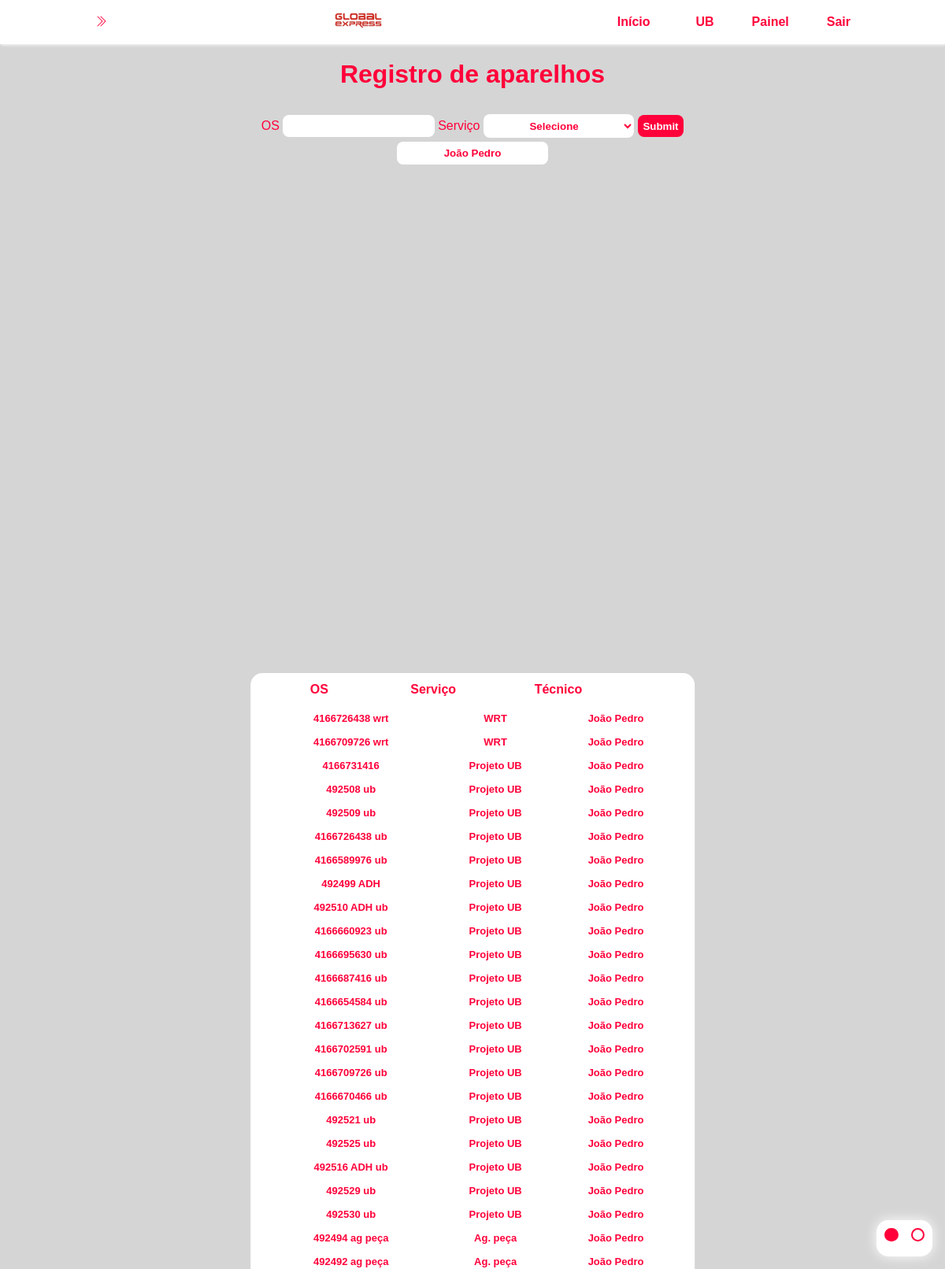
/Inicio.php (signed in), run on the app's committed database.
### tables this page shows
CREATE TABLE IF NOT EXISTS `aparelhos` (
  `id` int NOT NULL AUTO_INCREMENT,
  `os_aparelho` varchar(80) NOT NULL,
  `nome` varchar(80) NOT NULL,
  `serviço_realizado` varchar(100) NOT NULL,
  PRIMARY KEY (`id`)
);

### Inicio.php (the view, shortened to what this page needs)
<?php
if((!isset($_SESSION['nome'])==true) and (!isset($_SESSION['senha'])==true)){
    unset($_SESSION['nome']);
    unset($_SESSION['senha']);
    unset($_SESSION['horario']);
    header('Location: Login.php');
}else{
    $logado = $_SESSION['nome'];
}
    include_once('conect.php');
    $sql = "SELECT * FROM aparelhos ORDER BY serviço_realizado DESC";
    $result = $conexao->query($sql);
?>
<!DOCTYPE html>
<html lang="en">
<head>
    <link rel="stylesheet" href="CSS\newstyle.css">
    <link rel="stylesheet" href="CSS\newmonitoring.css">
</head>
<body>
    <div class="header" id="header">
        <button onclick="sideBar()" class="btn_header">
        </button>
        <div class="logo_header">
            <img src="logo.png" alt="Logo">
        </div>
        <div class="navigation_header" id="navigation_header">
            <a href="Inicio.php" class="active">Início</a>
            <a href="PecasUB.php">UB</a>
            <a href="monitoramento.php">Painel</a>
            <a href="sair.php">Sair</a>
        </div>
    </div>
    <div tabindex="0" onclick="closeSidebar()" class="content" id="content">
        <h1>Registro de aparelhos</h1>
        <div class="registro">
            <form action="sendData.php" method="POST">
            <label>OS</label>
            <input type="text" name="ordem_serviço" value="" id="ordem_serviço">
            <label>Serviço</label>
            <select name="serviço_realizado" id="serviço">
                <option value="" selected>Selecione</option>
            </select>
            <input type="submit" name="submit_registro" class="functionbuttons" onclick="registro()">
            <br/>
            <input type="text" name="inTimeRegister" value="<?php echo "$logado"?>" id="inTimeRegister">
            </form>
        </div>
        <div class="content-table1">
            <table class="content-table">
                <thead>
                    <tr>
                        <th class="column1" scope="col">OS</th>
                        <th class="column2" scope="col">Serviço</th>
                        <th class="column3" scope="col">Técnico</th>
                    </tr>
                </thead>
                <tbody class="filteredContentTable">
                    <?php
                        while($registerData = mysqli_fetch_assoc($result))
                        {
                            if($registerData['nome'] == $logado){
                                echo "<tr>";
                                echo "<td class='lines'>".$registerData['os_aparelho']."</td>";
                                echo "<td class='lines'>".$registerData['serviço_realizado']."</td>";
                                echo "<td class='lines'>".$registerData['nome']."</td>";
                                echo "</tr>";
                            }
                        }
                    ?>
                </tbody>
            </table>
        </div>
    </div>
                        <ul>
                            <li onclick="theme1()" value="0" id="lightmode"><input name="color" id="light" type="radio" checked></li>
                            <li onclick="theme2()" value="1" id="darkmode"><input name="color" id="dark" type="radio"></li>
                        </ul>
</body>
</html>

### CSS/newstyle.css (style rules this page uses)
:root:has(#light:checked) { --color-white:#ffffff ; --color-red1:#F098B5 ; --color-white2:#D5D5D5 ; --color-white3:#ffffff; --color-red4:#FF003A; --color-white4:#C7C7C7; }
* { margin: 0; padding: 0; }
body { font-family: Arial, Helvetica, sans-serif; background-color: var(--color-white2); color:var(--color-red4); }
img { width: 60px; }
input { background-color: var(--color-white); color: var(--color-red4); font-family: Arial, Helvetica, sans-serif; font-weight: bold; border: var(--color-red4); border-radius: 8px; padding: 0.5em; text-align: center; margin-bottom: 5px; }
select { background-color: var(--color-white); color: var(--color-red4); font-family: Arial, Helvetica, sans-serif; font-weight: bold; border: var(--color-red4); border-radius: 8px; padding: 0.5em; text-align: center; margin-bottom: 5px; }
li { list-style: none; }
.functionbuttons { background-color: var(--color-red4); color: var(--color-white); font-family: Arial, Helvetica, sans-serif; font-weight: bold; border: var(--color-red4); border-radius: 8px; padding: 0.5em; text-align: center; }
.header, .navigation_header { display: flex; flex-direction: row; align-items: center; }
.header { background-color: var(--color-white); box-shadow: 1px 1px 4px var(--color-white3); justify-content: space-between; height: 3.5em; padding: 0 10%; }
.navigation_header { gap: 3em; }
.navigation_header a { text-decoration: none; color: var(--color-red4); transition: 1s; font-weight: bold; }
.active { background-color: var(--color-white3); border-radius: 8px; padding: 10px; }
.content { text-align: center; padding-top: 20px; height: 100vh; transition: 1s; }
.btn_header { display:none; background-color: transparent; border: none; color: var(--color-red4); }
@media screen { .btn_header { display:block; } }
.registro, .pesquisa { padding-bottom: 3em; }
.registro { padding-top: 2em; }
ul { display: flex; gap: 1rem; background-color: var(--color-white); box-shadow: 0 0 1rem var(--color-white3); position: fixed; bottom:1rem; right: 1rem; padding: 10px; border-radius: 15px; }
input[type="radio"] { appearance: none; border: 2px solid; width: 1rem; height: 1rem; border-radius: 50%; }
input[type="radio"]:checked { background-color: var(--color-red4); }

### data on the page
aparelhos: os_aparelho "4166726438 wrt", serviço_realizado "WRT", nome "João Pedro"
aparelhos: os_aparelho "4166709726 wrt", serviço_realizado "WRT", nome "João Pedro"
aparelhos: os_aparelho "4166731416", serviço_realizado "Projeto UB", nome "João Pedro"
aparelhos: os_aparelho "492508 ub", serviço_realizado "Projeto UB", nome "João Pedro"
aparelhos: os_aparelho "492509 ub", serviço_realizado "Projeto UB", nome "João Pedro"
aparelhos: os_aparelho "4166726438 ub", serviço_realizado "Projeto UB", nome "João Pedro"
aparelhos: os_aparelho "4166589976 ub", serviço_realizado "Projeto UB", nome "João Pedro"
aparelhos: os_aparelho "492499 ADH", serviço_realizado "Projeto UB", nome "João Pedro"
aparelhos: os_aparelho "492510 ADH ub", serviço_realizado "Projeto UB", nome "João Pedro"
aparelhos: os_aparelho "4166660923 ub", serviço_realizado "Projeto UB", nome "João Pedro"
aparelhos: os_aparelho "4166695630 ub", serviço_realizado "Projeto UB", nome "João Pedro"
aparelhos: os_aparelho "4166687416 ub", serviço_realizado "Projeto UB", nome "João Pedro"
aparelhos: os_aparelho "4166654584 ub", serviço_realizado "Projeto UB", nome "João Pedro"
aparelhos: os_aparelho "4166713627 ub", serviço_realizado "Projeto UB", nome "João Pedro"
aparelhos: os_aparelho "4166702591 ub", serviço_realizado "Projeto UB", nome "João Pedro"
aparelhos: os_aparelho "4166709726 ub", serviço_realizado "Projeto UB", nome "João Pedro"
aparelhos: os_aparelho "4166670466 ub", serviço_realizado "Projeto UB", nome "João Pedro"
aparelhos: os_aparelho "492521 ub", serviço_realizado "Projeto UB", nome "João Pedro"
aparelhos: os_aparelho "492525 ub", serviço_realizado "Projeto UB", nome "João Pedro"
aparelhos: os_aparelho "492516 ADH ub", serviço_realizado "Projeto UB", nome "João Pedro"
aparelhos: os_aparelho "492529 ub", serviço_realizado "Projeto UB", nome "João Pedro"
aparelhos: os_aparelho "492530 ub", serviço_realizado "Projeto UB", nome "João Pedro"
aparelhos: os_aparelho "492494 ag peça", serviço_realizado "Ag. peça", nome "João Pedro"
aparelhos: os_aparelho "492492 ag peça", serviço_realizado "Ag. peça", nome "João Pedro"
